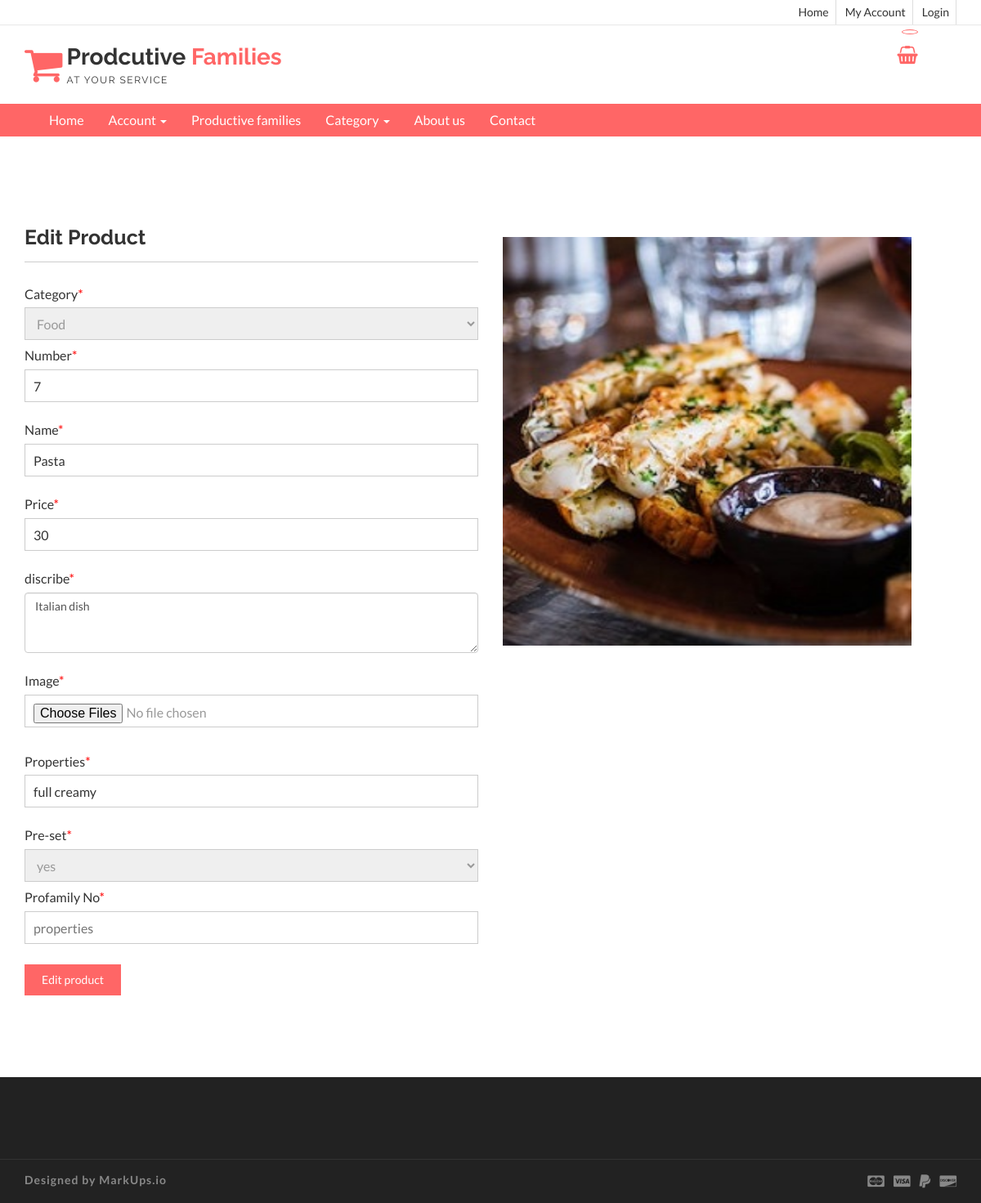
/editproduct.php?productno=7, run on the app's committed database.
### tables this page shows
CREATE TABLE `product` (
  `productno` int(11) NOT NULL,
  `productname` varchar(200) NOT NULL,
  `price` varchar(50) NOT NULL,
  `discribe` text NOT NULL,
  `image` varchar(200) NOT NULL,
  `properties` text NOT NULL,
  `preset` varchar(50) NOT NULL,
  `proid` int(11) NOT NULL,
  `catname` varchar(50) NOT NULL
);

### editproduct.php (the view, shortened to what this page needs)
<!DOCTYPE html>
<html lang="en">
  <head>
    <link href="css/font-awesome.css" rel="stylesheet">
    <link href="css/bootstrap.css" rel="stylesheet">
    <link href="css/jquery.smartmenus.bootstrap.css" rel="stylesheet">
    <link rel="stylesheet" type="text/css" href="css/jquery.simpleLens.css">
    <link rel="stylesheet" type="text/css" href="css/slick.css">
    <link rel="stylesheet" type="text/css" href="css/nouislider.css">
    <link id="switcher" href="css/theme-color/default-theme.css" rel="stylesheet">
    <link href="css/sequence-theme.modern-slide-in.css" rel="stylesheet" media="all">
    <link href="css/style.css" rel="stylesheet">
  </head>
  <body>
  <header id="aa-header">
    <div class="aa-header-top">
      <div class="container">
        <div class="row">
          <div class="col-md-12">
            <div class="aa-header-top-area">
              <div class="aa-header-top-right">
                <ul class="aa-head-top-nav-right">
                    <li class="hidden-xs"><a href="index.php">Home</a></li>
                  <li><a href="profamilyhome.php">My Account</a></li>
                  <li><a href="" data-toggle="modal" data-target="#login-modal">Login</a></li>
                </ul>
              </div>
            </div>
          </div>
        </div>
      </div>
    </div>
    <div class="aa-header-bottom">
      <div class="container">
        <div class="row">
          <div class="col-md-12">
            <div class="aa-header-bottom-area">
              <div class="aa-logo">
                <a href="index.html">
                  <span class="fa fa-shopping-cart"></span>
                  <p>Prodcutive <strong>Families</strong> <span>at your service</span></p>
                </a>
              </div>
              <div class="aa-cartbox">
                <a class="aa-cart-link" href="#">
                  <span class="fa fa-shopping-basket"></span>
                  <span class="aa-cart-notify"></span>
                </a>
              </div>
            </div>
          </div>
        </div>
      </div>
    </div>
  </header>
  <section id="menu">
    <div class="container">
      <div class="menu-area">
        <div class="navbar navbar-default" role="navigation">
          <div class="navbar-collapse collapse">
            <ul class="nav navbar-nav">
              <li><a href="index.php">Home</a></li>
              <li><a href="#">Account <span class="caret"></span></a>
              </li>
              <li><a href="profamily.php">Productive families </a>
              </li>
              <li><a href="#">Category <span class="caret"></span></a>
              </li>
                 <li><a href="about.php">About us</a></li>
                <li><a href="contact.php">Contact</a></li>
            </ul>
          </div>
        </div>
      </div>
    </div>
  </section>
<?php
require 'config.php';
$productno= $_GET['productno'];
$result = mysqli_query($con,"SELECT * FROM product where productno= '$productno' ")
or die(mysqli_error());
while($row = mysqli_fetch_array( $result )) {
?>
 <section id="aa-myaccount">
   <div class="container">
     <div class="row">
       <div class="col-md-12">
        <div class="aa-myaccount-area">
            <div class="row">
              <div class="col-md-6">
                <div class="aa-myaccount-login">
                <h4>Edit Product</h4>
                              <form action="uploadphotoproductedit.php" enctype="multipart/form-data" method="post" class="aa-login-form">
                     <label for="">Category<span>*</span></label>
                     <select name="catname" required style=" border: 1px solid #ccc;
  color: #999;
  height: 40px;
  padding: 10px;
  width: 100%; " >
                                  <option value="<?php echo htmlentities($row['catname']);?>"><?php echo htmlentities($row['catname']);?></option>
                                </select>
                    <label for="">Number<span>*</span></label>
                    <input type="text" value="<?php echo htmlentities($row['productno']);?>" placeholder="name" name="pno">
                    <label for="">Name<span>*</span></label>
                    <input type="text" value="<?php echo htmlentities($row['productname']);?>" placeholder="name" name="name">
                     <label for="">Price<span>*</span></label>
                    <input type="text" value="<?php echo htmlentities($row['price']);?>" placeholder="Price" name="price">
                     <label for="">discribe<span>*</span></label>
                     <div class="form-group">
                      <textarea class="form-control" rows="3" name="summary" placeholder="summary"><?php echo htmlentities($row['discribe']);?></textarea>
                    </div>
                                  <label for="">Image<span>*</span></label>
                   <input type="file" value="<?php echo htmlentities($row['image']);?>" placeholder="Model" name="file" style=" border: 1px solid #ccc;
  color: #999;
  height: 40px;
  padding: 10px;
  width: 100%; " multiple>
                                  <br>
                    <label for="">Properties<span>*</span></label>
                    <input type="text" value="<?php echo htmlentities($row['properties']);?>" placeholder="properties" name="properties">
                    <label for="">Pre-set<span>*</span></label>
                     <select name="preset" required style=" border: 1px solid #ccc;
  color: #999;
  height: 40px;
  padding: 10px;
  width: 100%; " >
                                  <option value="<?php echo htmlentities($row['preset']);?>"><?php echo htmlentities($row['preset']);?></option>
                                </select>
                                  <label for="">Profamily No<span>*</span></label>
                    <input type="text" placeholder="properties" value="<?php $proid=$_SESSION['proid']; echo$proid ?>" name="proid">
                    <button type="submit" name="add" class="aa-browse-btn">Edit product</button>
                  </form>
                </div>
              </div>
              <div class="col-md-6">
                <div class="aa-myaccount-register">
                    <br>
                 <img src="<?php echo htmlentities($row['image']);?>" width="500" height="500"  >
                </div>
                   <?php
}
?>
              </div>
            </div>
         </div>
       </div>
     </div>
   </div>
 </section>
  <footer id="aa-footer">
    <div class="aa-footer-top">
    </div>
    <div class="aa-footer-bottom">
      <div class="container">
        <div class="row">
        <div class="col-md-12">
          <div class="aa-footer-bottom-area">
            <p>Designed by <a href="http://www.markups.io/">MarkUps.io</a></p>
            <div class="aa-footer-payment">
              <span class="fa fa-cc-mastercard"></span>
              <span class="fa fa-cc-visa"></span>
              <span class="fa fa-paypal"></span>
              <span class="fa fa-cc-discover"></span>
            </div>
          </div>
        </div>
      </div>
      </div>
    </div>
  </footer>
  </body>
</html>

### css/theme-color/default-theme.css (style rules this page uses)
.aa-browse-btn { background-color: #ff6666; border: 1px solid #ff6666; }
#aa-header .aa-header-bottom .aa-header-bottom-area .aa-logo a > span { color: #ff6666; }
#aa-header .aa-header-bottom .aa-header-bottom-area .aa-logo a strong { color: #ff6666; }
#aa-header .aa-header-bottom .aa-cartbox .aa-cart-link { color: #ff6666; }
#aa-header .aa-header-bottom .aa-cartbox .aa-cart-link .aa-cart-notify { border: 1px solid #ff6666; color: #ff6666; }
#aa-header .aa-header-bottom .aa-cartbox .aa-cart-link .aa-cart-notify:after { border-top-color: #ff6666; }
#menu { background-color: #ff6666; }

### data on the page
product: catname "Food", pno "7", name "Pasta", price "30", summary "Italian dish", properties "full creamy", preset "yes", image (picture)
